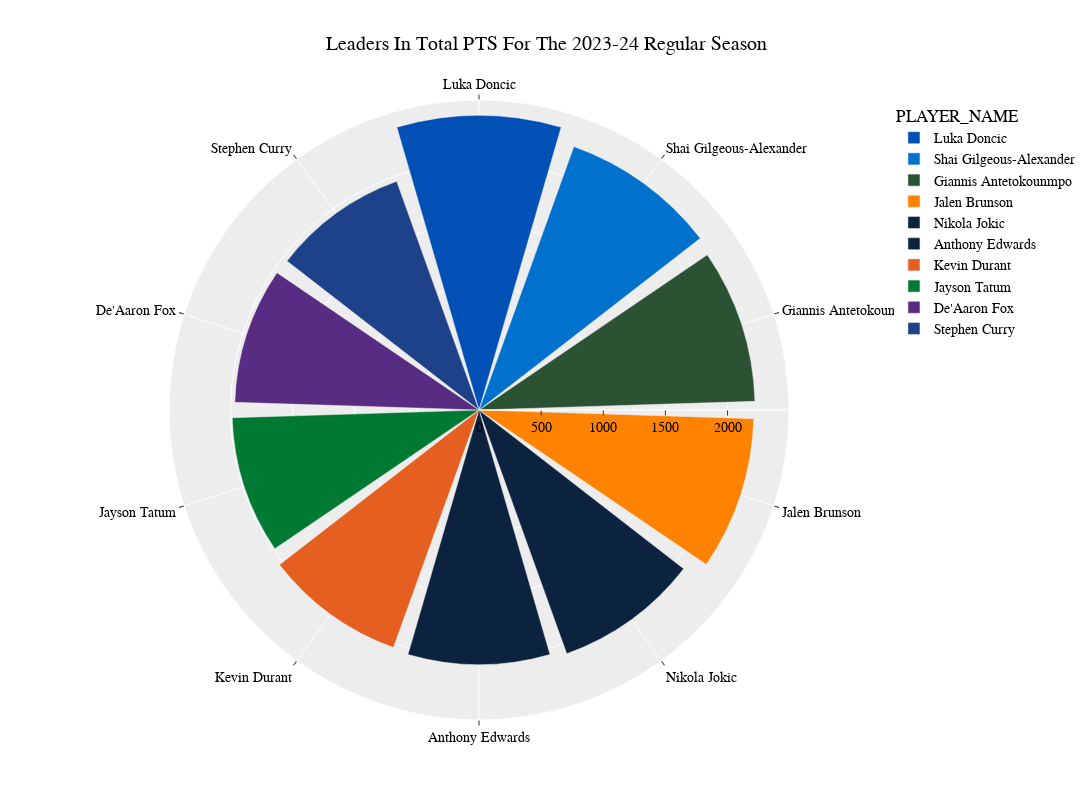

The code cell stored with this chart in its notebook:
### Code cell
polar=px.bar_polar(
top, 
r=sort_category, 
theta="PLAYER_NAME", 
color="PLAYER_NAME",
template='ggplot2',
color_discrete_map=player_color_dict,     
#  title="Regular Season All Time Leaders In Total {}".format(sort_category),
 title="Leaders In Total {} For The {} Regular Season".format(sort_category,current_year),
 hover_data=['PLAYER_NAME', 'MIN', 'FGM', 'FGMX', 'FGA', 'FG_PCT', 'FG2M', 'FG2A',
       'FG2_PCT', 'FG3M', 'FG3MX', 'FG3A', 'FG3_PCT', 'FTM', 'FTA', 'OREB',
       'DREB', 'REB', 'AST', 'STL', 'BLK', 'TOV', 'PF', 'PTS', 'PLUS_MINUS',
       'RK_Category'],
 height=800, width=1200,
                  )
polar.update_layout(
    title_x=0.5,
    hoverlabel=dict(
        bgcolor="white",
        font_size=16,
        font_family="PT Sans Narrow"
    ),
    yaxis = dict(tickfont = dict(size=20)),
    xaxis = dict(tickfont = dict(size=20)),
    font=dict(
        family="PT Sans Narrow",
        size=14,
        color="Black"
    ),
    title_font_family="PT Sans Narrow"
)

### Figure 1 — Plotly figure (JSON) as saved in the notebook; plotly's stock layout.template omitted (floating-point values rounded to 4 significant figures)
{"data": [{"customdata": [["Luka Doncic", 2624, 804, 848, 1652, 0.487, 520, 908, 0.573, 284, 460, 744, 0.382, 478, 608, 59, 587, 646, 686, 99, 38, 282, 149, 2370, 319, 1]], "hovertemplate": "PLAYER_NAME=%{customdata[0]}<br>PTS=%{customdata[23]}<br>MIN=%{customdata[1]}<br>FGM=%{customdata[2]}<br>FGMX=%{customdata[3]}<br>FGA=%{customdata[4]}<br>FG_PCT=%{customdata[5]}<br>FG2M=%{customdata[6]}<br>FG2A=%{customdata[7]}<br>FG2_PCT=%{customdata[8]}<br>FG3M=%{customdata[9]}<br>FG3MX=%{customdata[10]}<br>FG3A=%{customdata[11]}<br>FG3_PCT=%{customdata[12]}<br>FTM=%{customdata[13]}<br>FTA=%{customdata[14]}<br>OREB=%{customdata[15]}<br>DREB=%{customdata[16]}<br>REB=%{customdata[17]}<br>AST=%{customdata[18]}<br>STL=%{customdata[19]}<br>BLK=%{customdata[20]}<br>TOV=%{customdata[21]}<br>PF=%{customdata[22]}<br>PLUS_MINUS=%{customdata[24]}<br>RK_Category=%{customdata[25]}<extra></extra>", "legendgroup": "Luka Doncic", "marker": {"color": "#0050B5", "pattern": {"shape": ""}}, "name": "Luka Doncic", "r": [2370], "showlegend": true, "subplot": "polar", "theta": ["Luka Doncic"], "type": "barpolar"}, {"customdata": [["Shai Gilgeous-Alexander", 2566, 796, 691, 1487, 0.535, 701, 1218, 0.576, 95, 174, 269, 0.353, 567, 649, 65, 350, 415, 465, 150, 67, 162, 184, 2254, 608, 2]], "hovertemplate": "PLAYER_NAME=%{customdata[0]}<br>PTS=%{customdata[23]}<br>MIN=%{customdata[1]}<br>FGM=%{customdata[2]}<br>FGMX=%{customdata[3]}<br>FGA=%{customdata[4]}<br>FG_PCT=%{customdata[5]}<br>FG2M=%{customdata[6]}<br>FG2A=%{customdata[7]}<br>FG2_PCT=%{customdata[8]}<br>FG3M=%{customdata[9]}<br>FG3MX=%{customdata[10]}<br>FG3A=%{customdata[11]}<br>FG3_PCT=%{customdata[12]}<br>FTM=%{customdata[13]}<br>FTA=%{customdata[14]}<br>OREB=%{customdata[15]}<br>DREB=%{customdata[16]}<br>REB=%{customdata[17]}<br>AST=%{customdata[18]}<br>STL=%{customdata[19]}<br>BLK=%{customdata[20]}<br>TOV=%{customdata[21]}<br>PF=%{customdata[22]}<br>PLUS_MINUS=%{customdata[24]}<br>RK_Category=%{customdata[25]}<extra></extra>", "legendgroup": "Shai Gilgeous-Alexander", "marker": {"color": "#0072CE", "pattern": {"shape": ""}}, "name": "Shai Gilgeous-Alexander", "r": [2254], "showlegend": true, "subplot": "polar", "theta": ["Shai Gilgeous-Alexander"], "type": "barpolar"}, {"customdata": [["Giannis Antetokounmpo", 2573, 837, 532, 1369, 0.611, 803, 1245, 0.645, 34, 90, 124, 0.274, 514, 782, 196, 645, 841, 476, 87, 79, 250, 210, 2222, 339, 3]], "hovertemplate": "PLAYER_NAME=%{customdata[0]}<br>PTS=%{customdata[23]}<br>MIN=%{customdata[1]}<br>FGM=%{customdata[2]}<br>FGMX=%{customdata[3]}<br>FGA=%{customdata[4]}<br>FG_PCT=%{customdata[5]}<br>FG2M=%{customdata[6]}<br>FG2A=%{customdata[7]}<br>FG2_PCT=%{customdata[8]}<br>FG3M=%{customdata[9]}<br>FG3MX=%{customdata[10]}<br>FG3A=%{customdata[11]}<br>FG3_PCT=%{customdata[12]}<br>FTM=%{customdata[13]}<br>FTA=%{customdata[14]}<br>OREB=%{customdata[15]}<br>DREB=%{customdata[16]}<br>REB=%{customdata[17]}<br>AST=%{customdata[18]}<br>STL=%{customdata[19]}<br>BLK=%{customdata[20]}<br>TOV=%{customdata[21]}<br>PF=%{customdata[22]}<br>PLUS_MINUS=%{customdata[24]}<br>RK_Category=%{customdata[25]}<extra></extra>", "legendgroup": "Giannis Antetokounmpo", "marker": {"color": "#2C5234", "pattern": {"shape": ""}}, "name": "Giannis Antetokounmpo", "r": [2222], "showlegend": true, "subplot": "polar", "theta": ["Giannis Antetokounmpo"], "type": "barpolar"}, {"customdata": [["Jalen Brunson", 2729, 790, 858, 1648, 0.479, 579, 1122, 0.516, 211, 315, 526, 0.401, 421, 497, 43, 235, 278, 519, 70, 13, 185, 144, 2212, 512, 4]], "hovertemplate": "PLAYER_NAME=%{customdata[0]}<br>PTS=%{customdata[23]}<br>MIN=%{customdata[1]}<br>FGM=%{customdata[2]}<br>FGMX=%{customdata[3]}<br>FGA=%{customdata[4]}<br>FG_PCT=%{customdata[5]}<br>FG2M=%{customdata[6]}<br>FG2A=%{customdata[7]}<br>FG2_PCT=%{customdata[8]}<br>FG3M=%{customdata[9]}<br>FG3MX=%{customdata[10]}<br>FG3A=%{customdata[11]}<br>FG3_PCT=%{customdata[12]}<br>FTM=%{customdata[13]}<br>FTA=%{customdata[14]}<br>OREB=%{customdata[15]}<br>DREB=%{customdata[16]}<br>REB=%{customdata[17]}<br>AST=%{customdata[18]}<br>STL=%{customdata[19]}<br>BLK=%{customdata[20]}<br>TOV=%{customdata[21]}<br>PF=%{customdata[22]}<br>PLUS_MINUS=%{customdata[24]}<br>RK_Category=%{customdata[25]}<extra></extra>", "legendgroup": "Jalen Brunson", "marker": {"color": "#FF8200", "pattern": {"shape": ""}}, "name": "Jalen Brunson", "r": [2212], "showlegend": true, "subplot": "polar", "theta": ["Jalen Brunson"], "type": "barpolar"}, {"customdata": [["Nikola Jokic", 2737, 822, 589, 1411, 0.583, 739, 1180, 0.626, 83, 148, 231, 0.359, 358, 438, 223, 753, 976, 708, 108, 68, 237, 194, 2085, 682, 5]], "hovertemplate": "PLAYER_NAME=%{customdata[0]}<br>PTS=%{customdata[23]}<br>MIN=%{customdata[1]}<br>FGM=%{customdata[2]}<br>FGMX=%{customdata[3]}<br>FGA=%{customdata[4]}<br>FG_PCT=%{customdata[5]}<br>FG2M=%{customdata[6]}<br>FG2A=%{customdata[7]}<br>FG2_PCT=%{customdata[8]}<br>FG3M=%{customdata[9]}<br>FG3MX=%{customdata[10]}<br>FG3A=%{customdata[11]}<br>FG3_PCT=%{customdata[12]}<br>FTM=%{customdata[13]}<br>FTA=%{customdata[14]}<br>OREB=%{customdata[15]}<br>DREB=%{customdata[16]}<br>REB=%{customdata[17]}<br>AST=%{customdata[18]}<br>STL=%{customdata[19]}<br>BLK=%{customdata[20]}<br>TOV=%{customdata[21]}<br>PF=%{customdata[22]}<br>PLUS_MINUS=%{customdata[24]}<br>RK_Category=%{customdata[25]}<extra></extra>", "legendgroup": "Nikola Jokic", "marker": {"color": "#0C2340", "pattern": {"shape": ""}}, "name": "Nikola Jokic", "r": [2085], "showlegend": true, "subplot": "polar", "theta": ["Nikola Jokic"], "type": "barpolar"}, {"customdata": [["Anthony Edwards", 2775, 718, 840, 1558, 0.461, 528, 1026, 0.515, 190, 342, 532, 0.357, 423, 506, 52, 378, 430, 405, 101, 42, 241, 141, 2049, 430, 6]], "hovertemplate": "PLAYER_NAME=%{customdata[0]}<br>PTS=%{customdata[23]}<br>MIN=%{customdata[1]}<br>FGM=%{customdata[2]}<br>FGMX=%{customdata[3]}<br>FGA=%{customdata[4]}<br>FG_PCT=%{customdata[5]}<br>FG2M=%{customdata[6]}<br>FG2A=%{customdata[7]}<br>FG2_PCT=%{customdata[8]}<br>FG3M=%{customdata[9]}<br>FG3MX=%{customdata[10]}<br>FG3A=%{customdata[11]}<br>FG3_PCT=%{customdata[12]}<br>FTM=%{customdata[13]}<br>FTA=%{customdata[14]}<br>OREB=%{customdata[15]}<br>DREB=%{customdata[16]}<br>REB=%{customdata[17]}<br>AST=%{customdata[18]}<br>STL=%{customdata[19]}<br>BLK=%{customdata[20]}<br>TOV=%{customdata[21]}<br>PF=%{customdata[22]}<br>PLUS_MINUS=%{customdata[24]}<br>RK_Category=%{customdata[25]}<extra></extra>", "legendgroup": "Anthony Edwards", "marker": {"color": "#0C2340", "pattern": {"shape": ""}}, "name": "Anthony Edwards", "r": [2049], "showlegend": true, "subplot": "polar", "theta": ["Anthony Edwards"], "type": "barpolar"}, {"customdata": [["Kevin Durant", 2790, 751, 685, 1436, 0.523, 583, 1029, 0.567, 168, 239, 407, 0.413, 362, 423, 41, 454, 495, 378, 69, 91, 244, 133, 2032, 290, 7]], "hovertemplate": "PLAYER_NAME=%{customdata[0]}<br>PTS=%{customdata[23]}<br>MIN=%{customdata[1]}<br>FGM=%{customdata[2]}<br>FGMX=%{customdata[3]}<br>FGA=%{customdata[4]}<br>FG_PCT=%{customdata[5]}<br>FG2M=%{customdata[6]}<br>FG2A=%{customdata[7]}<br>FG2_PCT=%{customdata[8]}<br>FG3M=%{customdata[9]}<br>FG3MX=%{customdata[10]}<br>FG3A=%{customdata[11]}<br>FG3_PCT=%{customdata[12]}<br>FTM=%{customdata[13]}<br>FTA=%{customdata[14]}<br>OREB=%{customdata[15]}<br>DREB=%{customdata[16]}<br>REB=%{customdata[17]}<br>AST=%{customdata[18]}<br>STL=%{customdata[19]}<br>BLK=%{customdata[20]}<br>TOV=%{customdata[21]}<br>PF=%{customdata[22]}<br>PLUS_MINUS=%{customdata[24]}<br>RK_Category=%{customdata[25]}<extra></extra>", "legendgroup": "Kevin Durant", "marker": {"color": "#e56020", "pattern": {"shape": ""}}, "name": "Kevin Durant", "r": [2032], "showlegend": true, "subplot": "polar", "theta": ["Kevin Durant"], "type": "barpolar"}, {"customdata": [["Jayson Tatum", 2648, 672, 754, 1426, 0.471, 443, 817, 0.542, 229, 380, 609, 0.376, 414, 497, 67, 534, 601, 364, 75, 43, 188, 145, 1987, 608, 8]], "hovertemplate": "PLAYER_NAME=%{customdata[0]}<br>PTS=%{customdata[23]}<br>MIN=%{customdata[1]}<br>FGM=%{customdata[2]}<br>FGMX=%{customdata[3]}<br>FGA=%{customdata[4]}<br>FG_PCT=%{customdata[5]}<br>FG2M=%{customdata[6]}<br>FG2A=%{customdata[7]}<br>FG2_PCT=%{customdata[8]}<br>FG3M=%{customdata[9]}<br>FG3MX=%{customdata[10]}<br>FG3A=%{customdata[11]}<br>FG3_PCT=%{customdata[12]}<br>FTM=%{customdata[13]}<br>FTA=%{customdata[14]}<br>OREB=%{customdata[15]}<br>DREB=%{customdata[16]}<br>REB=%{customdata[17]}<br>AST=%{customdata[18]}<br>STL=%{customdata[19]}<br>BLK=%{customdata[20]}<br>TOV=%{customdata[21]}<br>PF=%{customdata[22]}<br>PLUS_MINUS=%{customdata[24]}<br>RK_Category=%{customdata[25]}<extra></extra>", "legendgroup": "Jayson Tatum", "marker": {"color": "#007A33", "pattern": {"shape": ""}}, "name": "Jayson Tatum", "r": [1987], "showlegend": true, "subplot": "polar", "theta": ["Jayson Tatum"], "type": "barpolar"}, {"customdata": [["De'Aaron Fox", 2659, 720, 829, 1549, 0.465, 506, 969, 0.522, 214, 366, 580, 0.369, 312, 423, 67, 273, 340, 418, 151, 31, 194, 193, 1966, 233, 9]], "hovertemplate": "PLAYER_NAME=%{customdata[0]}<br>PTS=%{customdata[23]}<br>MIN=%{customdata[1]}<br>FGM=%{customdata[2]}<br>FGMX=%{customdata[3]}<br>FGA=%{customdata[4]}<br>FG_PCT=%{customdata[5]}<br>FG2M=%{customdata[6]}<br>FG2A=%{customdata[7]}<br>FG2_PCT=%{customdata[8]}<br>FG3M=%{customdata[9]}<br>FG3MX=%{customdata[10]}<br>FG3A=%{customdata[11]}<br>FG3_PCT=%{customdata[12]}<br>FTM=%{customdata[13]}<br>FTA=%{customdata[14]}<br>OREB=%{customdata[15]}<br>DREB=%{customdata[16]}<br>REB=%{customdata[17]}<br>AST=%{customdata[18]}<br>STL=%{customdata[19]}<br>BLK=%{customdata[20]}<br>TOV=%{customdata[21]}<br>PF=%{customdata[22]}<br>PLUS_MINUS=%{customdata[24]}<br>RK_Category=%{customdata[25]}<extra></extra>", "legendgroup": "De'Aaron Fox", "marker": {"color": "#582C83", "pattern": {"shape": ""}}, "name": "De'Aaron Fox", "r": [1966], "showlegend": true, "subplot": "polar", "theta": ["De'Aaron Fox"], "type": "barpolar"}, {"customdata": [["Stephen Curry", 2420, 650, 795, 1445, 0.45, 293, 569, 0.515, 357, 519, 876, 0.408, 299, 324, 37, 293, 330, 379, 54, 28, 210, 117, 1956, 189, 10]], "hovertemplate": "PLAYER_NAME=%{customdata[0]}<br>PTS=%{customdata[23]}<br>MIN=%{customdata[1]}<br>FGM=%{customdata[2]}<br>FGMX=%{customdata[3]}<br>FGA=%{customdata[4]}<br>FG_PCT=%{customdata[5]}<br>FG2M=%{customdata[6]}<br>FG2A=%{customdata[7]}<br>FG2_PCT=%{customdata[8]}<br>FG3M=%{customdata[9]}<br>FG3MX=%{customdata[10]}<br>FG3A=%{customdata[11]}<br>FG3_PCT=%{customdata[12]}<br>FTM=%{customdata[13]}<br>FTA=%{customdata[14]}<br>OREB=%{customdata[15]}<br>DREB=%{customdata[16]}<br>REB=%{customdata[17]}<br>AST=%{customdata[18]}<br>STL=%{customdata[19]}<br>BLK=%{customdata[20]}<br>TOV=%{customdata[21]}<br>PF=%{customdata[22]}<br>PLUS_MINUS=%{customdata[24]}<br>RK_Category=%{customdata[25]}<extra></extra>", "legendgroup": "Stephen Curry", "marker": {"color": "#1D4289", "pattern": {"shape": ""}}, "name": "Stephen Curry", "r": [1956], "showlegend": true, "subplot": "polar", "theta": ["Stephen Curry"], "type": "barpolar"}], "layout": {"barmode": "relative", "font": {"color": "Black", "family": "PT Sans Narrow", "size": 14}, "height": 800, "hoverlabel": {"bgcolor": "white", "font": {"family": "PT Sans Narrow", "size": 16}}, "legend": {"title": {"text": "PLAYER_NAME"}, "tracegroupgap": 0}, "polar": {"angularaxis": {"categoryarray": ["Luka Doncic", "Shai Gilgeous-Alexander", "Giannis Antetokounmpo", "Jalen Brunson", "Nikola Jokic", "Anthony Edwards", "Kevin Durant", "Jayson Tatum", "De'Aaron Fox", "Stephen Curry"], "categoryorder": "array", "direction": "clockwise", "rotation": 90}, "domain": {"x": [0, 1], "y": [0, 1]}}, "title": {"font": {"family": "PT Sans Narrow"}, "text": "Leaders In Total PTS For The 2023-24 Regular Season", "x": 0.5}, "width": 1200, "xaxis": {"tickfont": {"size": 20}}, "yaxis": {"tickfont": {"size": 20}}}}
